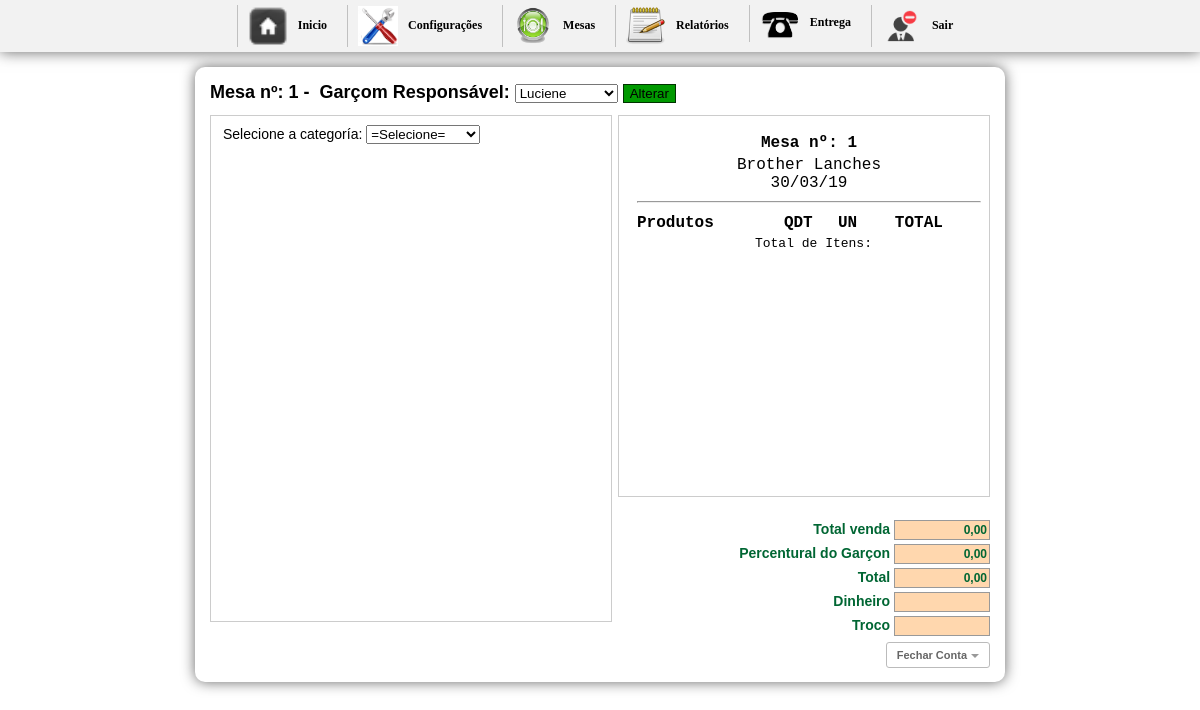
/inicio.php?btn=vendermesa&id_mesa=1&idGarcon=10 (signed in), run on the app's committed database.
### tables this page shows
CREATE TABLE `config` (
  `id_conf` int(30) NOT NULL,
  `empresa` varchar(200) NOT NULL,
  `telefone` varchar(30) NOT NULL,
  `pgarcon` int(10) NOT NULL,
  `ativo` int(2) NOT NULL
);

### selecionacat.php (the view, shortened to what this page needs)
<form action="" method="post" enctype="multipart/form-data" style="margin-left:12px; margin-top:-7px;">
Selecione a categoría:
  <select name="jumpMenu" id="jumpMenu" onChange="MM_jumpMenu('parent',this,0)">
  <option value=""> =Selecione=</option>
  </select>
</form>

### vendamesa.php (shortened to what this page needs)
<?php
$numero = $_GET['id_mesa'];
?>
<?php
  $sql1 = mysql_query("SELECT * FROM mesa WHERE numero='$numero'") or die(mysql_error());
  $cont1 = mysql_fetch_array($sql1);
  $sit = $cont1['situacao'];
$idGarconget = $_GET['idGarcon'];
$gar2 = mysql_query("SELECT * FROM garcon WHERE idGarcon='$idGarconget'");
$h2 = mysql_fetch_array($gar2);
  ?>
<h1>
<form action="" method="post" enctype="multipart/form-data">
Mesa nº: <?php echo $numero ?>&nbsp-&nbsp;
Garçom Responsável: <select name="nomeGarcon">
<?php
	$gar = mysql_query("SELECT * FROM garcon WHERE idGarcon != '1' ORDER BY nomeGarcon ASC") or die(mysql_error());
	while($h = mysql_fetch_array($gar)){
?>
  <option value="<?php echo $h['idGarcon'] ?>"<?php if (!(strcmp($h['idGarcon'], $h2['idGarcon']))) {echo "selected=\"selected\"";} ?>><?php echo $h['nomeGarcon'] ?></option>
	<?php }?>
</select>
<?php if($sit == "0"){?>
<input name="ok" type="submit" value="Abrir mesa" style="background-color: #F30; border:1px solid #9B0000;" />
<?php }else{ ?>
<input name="ok" type="submit" value="Alterar" style=" background-color:#090; border:1px solid #030;" />
<?php } ?>
</form>
</h1>
<div id="boxprodutos"><br/>
<?php if($sit == "1"){
include "selecionacat.php";
} ?>
</div>
<div id="box">
	<div id="comentarios">
    <table width="100%" border="0" class="inputs">
  <tr>
 <?php $n = mysql_query("SELECT * FROM config");
 	$a = mysql_fetch_array($n);
 ?>
  <td align="center" style="font-size:16px;"><strong>Mesa nº: <?php echo $numero ?></strong></td>
  </tr>
  <tr>
    <td align="center" style="font-size:16px;"><?php echo $a['empresa'] ?><br/> <?php echo date("d/m/y") ?></td>
    </tr>
    <tr>
    <td><hr/></td>
    </tr>
</table>
    <table width="100%">
    <tr>
	  <td  style="font-size:16px;"><strong>Produtos</strong></td>
      <td width="13%" align="center" style="font-size:16px;"><strong>QDT</strong></td>
      <td width="15%" align="center" style="font-size:16px;"><strong>UN</strong></td>
	  <td align="center" style="font-size:16px;"><strong>TOTAL</strong></td>
	  <td align="center">&nbsp;</td>
	  </tr>
	<tr class="fontcomanda">
	  <td colspan="3" align="right">Total de Itens:</td>
	  <td align="right"><?php echo $itens ?></td>
	  <td align="right">&nbsp;</td>
	  </tr>
    </table>
 <div id="formulario">
    <?php $totals = number_format($total, 2, ',', '.'); ?>
<form name="formulario" action="" method="post" enctype="multipart/form-data">
            <span class="valores">Total venda </span>
        <input name="total" type="text" value="<?php echo $totals ?>" size="8" maxlength="6" class="calc" readonly="true"/><br/>
        	<?php
			$g = mysql_query("SELECT * FROM config") or die(mysql_error());
			$w = mysql_fetch_array($g);
			$ativo = $w['ativo'];
			$percentual = $w['pgarcon'];
			if($ativo == 1){
			$porcento_garcon = $percentual;
			}else{
			$porcento_garcon = 0;
			}
				$pgarcon = $total * $porcento_garcon / 100;
				$somatotal = $total + $pgarcon;
			?>
                <span class="valores">Percentural do Garçon </span>
                <input name="garconP" type="text" class="calc" id="garconP" value="<?php echo number_format($pgarcon, 2, ',', '.'); ?>"/><br/>
                <span class="valores">Total </span>
                <input name="somatotal" type="text" class="calc" id="somatotal" value="<?php echo number_format($somatotal, 2, ',', '.'); ?>"/><br/>
        <span class="valores">Dinheiro </span>
        <input name="dinheiro" type="text" size="8"  class="calc" onkeyup="javascript:operacao('')" id="dinheiro-1"/><br/>
            <span class="valores">Troco </span>
            <input name="troco" type="text" class="calc" size="8" maxlength="8" readonly="true"/><br/>
      </form>
      <br/>
      <?php
	  $mesas = $_GET['id_mesa'];
	  ?>
      <a href="imprimemesa.php?id_mesa=<?php echo $mesas;?>&pgarcon=<?php echo $pgarcon?>&somatotal=<?php echo $somatotal ?>"
  onclick="NovaJanela(this.href,'nomeJanela','750','600','yes');return false" class="button">
  Fechar Conta</a>
      </div>
  </div>
</div>

### css/css.css (style rules this page uses)
body { margin-left: 0px;margin-top: 0px;margin-right: 0px;margin-bottom: 0px; background-color:#FFF; font-family:Verdana, Geneva, sans-serif; font-size:14px; }
h1 { font-size:18px; margin-top:0; }
#boxprodutos { width:400px; height:500px; margin:0 auto; border:1px solid #ccc; float:left; background:#FFF; padding-bottom:5px; overflow:auto }
#box { width:370px; margin:0 auto; border:1px solid #ccc; float:right; font:10px "Courier New", Courier, monospace; background:#0000; }
.fontcomanda { font-size:13px; }
#comentarios { width:350px; height:350px;overflow: auto; padding:15px; }
#formulario { position:absolute; width:300px; height:115px; top:518px; font-size:10px; text-align:right; margin-left:56px; }
.calc { border:1px solid #999; height:16px; width:90px; font-family:Verdana, Geneva, sans-serif; font-size:12px; font-weight:bold; color:#063; background:#FFD7AE; margin:2px 0 2px 0; text-align:right; }
.valores { font-size:10px; font-family:Verdana, Geneva, sans-serif; font-size:14px; font-weight:bold; color:#063; }
.button { border: 1px solid #BBB; border-radius: 3px; text-shadow: 0 1px 1px white; -webkit-box-shadow: 0 1px 1px #fff; -moz-box-shadow: 0 1px 1px #fff; box-shadow: 0 1px 1px #fff; font: bold 11px Sans-Serif; padding: 6px 10px; white-space: nowrap; vertical-align: middle; color: #666; background: transparent; cursor: pointer; margin-top:3px; text-decoration:none; }
.button:after { content: ""; display: inline-block; width: 0; height: 0; border-top: 4px solid #999; border-left: 4px solid transparent; border-right: 4px solid transparent; margin: 0 0 0 4px; position: relative; top: -1px; text-decoration:none; }

### data on the page
config: empresa "Brother Lanches", garconP "0,00", somatotal "0,00"

### other printed values
$numero "1"
form field nomeGarcon "Luciene"
